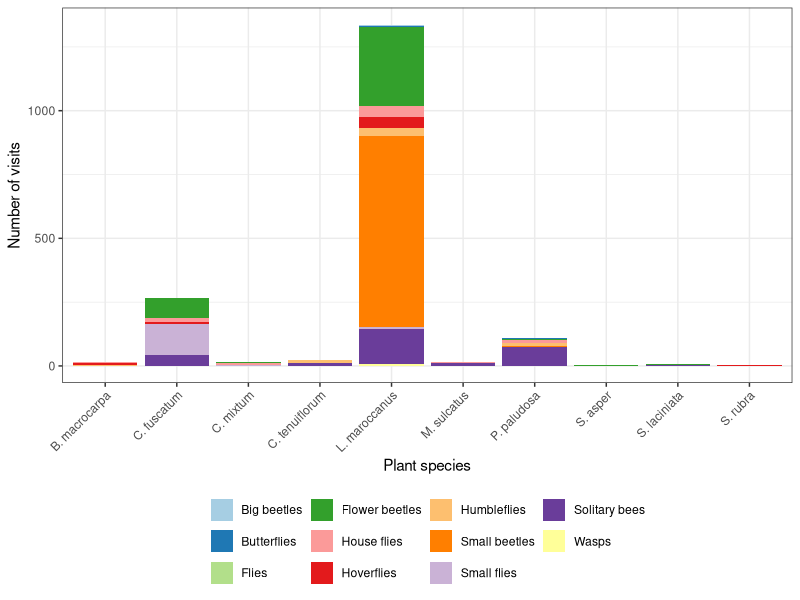
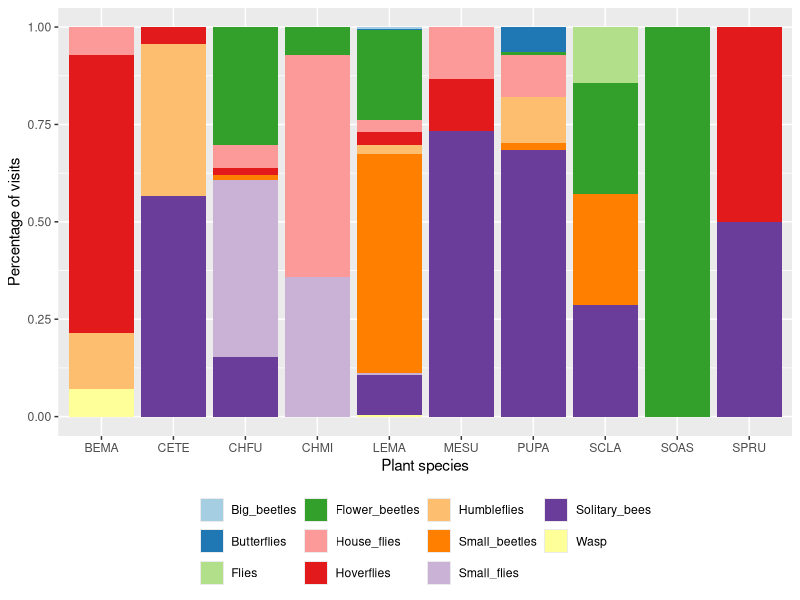
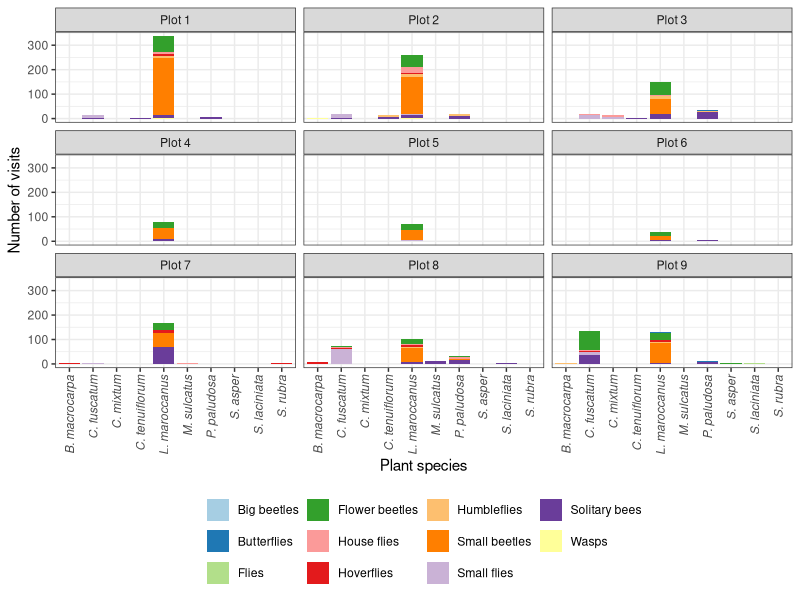
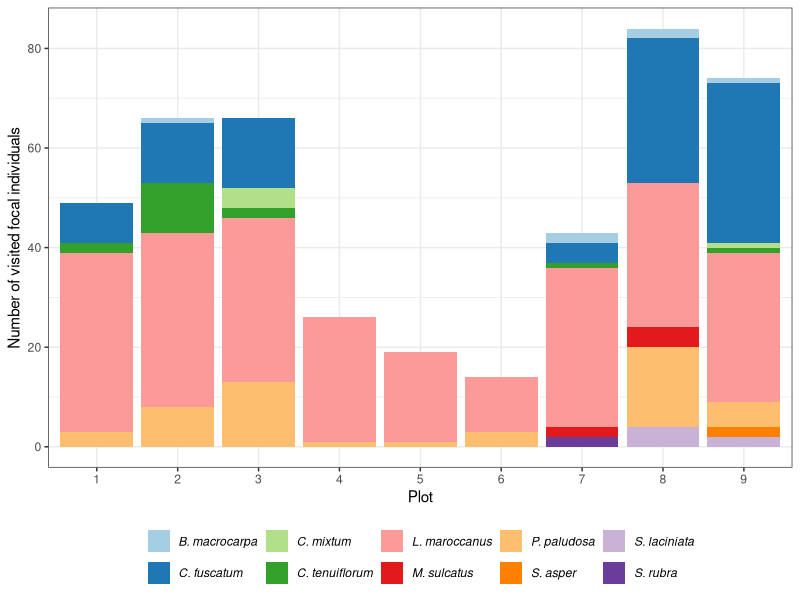

Recreate these plots in R, in order.

library(tidyverse)


plot_labs <-c(
  "Plot 1",
  "Plot 2",
  "Plot 3",
  "Plot 4",
  "Plot 5",
  "Plot 6",
  "Plot 7",
  "Plot 8",
  "Plot 9"
)
names(plot_labs) <- c(
  '1',
  '2',
  '3',
  '4',
  '5',
  "6",
  '7',
  '8',
  "9"
)


# read data ---------------------------------------------------------------

fitness_final_aux <- read.csv(file = "Processed_data/2020_NN_NEW_data_models_phenol_overlap.csv",
                         header = TRUE,
                         stringsAsFactors = FALSE)


fitness_final_aux %>% filter(ID!="None") %>% count()
fitness_final_aux %>% filter(ID=="None") %>% count()
fitness_final_aux %>% filter(ID!="None") %>% count(wt=visits_GF)
fitness_final_aux %>% filter(Real_PR_Multi>0) %>% count()

# Add G_F

G_F_list <- read_csv2("Raw_Data/final_Pollinators_2020.csv") %>%
  filter(ID != "Tabanidae") %>%
  dplyr::select(G_F,ID_Simple) %>% unique() %>% rename(ID=ID_Simple)

# Remove points from ID names
G_F_list$ID <- sub("\\.", "", G_F_list$ID)

G_F_list <- bind_rows(G_F_list,tibble(G_F="None",ID="None"))

G_F_list <- unique(G_F_list)

G_F_list$G_F %>% unique() %>% sort()

# Sanity check
G_F_list %>% group_by(ID) %>% count() %>% filter(n>1)

fitness_orig <- fitness_final_aux %>% dplyr::left_join(G_F_list,by = "ID")

fitness_orig %>% group_by(G_F) %>% count(wt=visits_GF) %>% arrange(desc(n))
fitness_orig %>% group_by(Plant) %>% count(wt=visits_GF) %>% arrange(desc(n))
fitness_orig %>% group_by(Plot) %>% count(wt=visits_GF) %>% arrange(desc(n))

fitness_orig %>% filter(visits_GF>0) %>% ungroup() %>% select(Plot,Plant) %>% unique() %>% as_tibble() %>% 
  group_by(Plot) %>% count() %>% arrange(Plot)

#write_csv(fitness_final,"data_models_phenol_overlap_Random_GF.csv")

# Turn ID, GF and Plot into factors
fitness_orig$Plot <- as.factor(fitness_orig$Plot)
fitness_orig$ID <- as.factor(fitness_orig$ID)
fitness_orig$G_F <- as.factor(fitness_orig$G_F)


# remove fitness = 0
fitness.data <- subset(fitness_orig,Seeds_GF >= 0)
#fitness.data <- subset(fitness.data,ID!="None")

fitness.data %>% count(wt=visits_GF)

# class of every column
# fitness.data %>% map_chr(class)

fitness_LEMA <- subset(fitness.data,Plant == "LEMA")
fitness_PUPA <- subset(fitness.data,Plant == "PUPA")
fitness_CHFU <- subset(fitness.data,Plant == "CHFU")

#################################
# POLLINATORS
##################################
fitness_orig_pol <- fitness_orig %>% filter(ID!="None") %>% group_by(G_F) %>% count(wt=visits_GF) 
fitness_orig_pol %>% mutate(perc=100*n/sum(fitness_orig_pol$n)) %>% 
  arrange(desc(perc))

fitness_orig_plant <- fitness_orig %>% filter(ID!="None") %>% group_by(Plant) %>% count(wt=visits_GF) 
fitness_orig_plant %>% mutate(perc=100*n/sum(fitness_orig_plant$n))%>% 
  arrange(desc(perc))

fitness_orig_plot <- fitness_orig %>% filter(ID!="None") %>% group_by(Plot) %>% count(wt=visits_GF) 
fitness_orig_plot %>% mutate(perc=100*n/sum(fitness_orig_plot$n)) %>% 
  arrange(desc(perc))

fitness_LEMA_pol <- fitness_LEMA %>% filter(ID!="None") %>% group_by(G_F) %>% count() 
fitness_LEMA_pol %>% mutate(perc=100*n/sum(fitness_LEMA_pol$n))%>% 
  arrange(desc(perc))

fitness_CHFU_pol <- fitness_CHFU %>% filter(ID!="None") %>% group_by(G_F) %>% count() 
fitness_CHFU_pol %>% mutate(perc=100*n/sum(fitness_CHFU_pol$n))%>% 
  arrange(desc(perc))

fitness_PUPA_pol <- fitness_PUPA%>% filter(ID!="None")  %>% group_by(G_F) %>% count() 
fitness_PUPA_pol %>% mutate(perc=100*n/sum(fitness_PUPA_pol$n))%>% 
  arrange(desc(perc))

library(viridis)
library(RColorBrewer)

# Change G_F labelling

fitness_orig_label <- fitness_orig
fitness_orig_label$G_F <- as.character(fitness_orig_label$G_F)

unique(fitness_orig_label$G_F)

fitness_orig_label$G_F[fitness_orig_label$G_F=="Flower_beetles"] <- "Flower beetles"
fitness_orig_label$G_F[fitness_orig_label$G_F=="House_flies"] <- "House flies"
fitness_orig_label$G_F[fitness_orig_label$G_F=="Small_beetles"] <- "Small beetles"
fitness_orig_label$G_F[fitness_orig_label$G_F=="Big_beetles"] <- "Big beetles"
fitness_orig_label$G_F[fitness_orig_label$G_F=="Small_flies"] <- "Small flies"
fitness_orig_label$G_F[fitness_orig_label$G_F=="Solitary_bees"] <- "Solitary bees"
fitness_orig_label$G_F[fitness_orig_label$G_F=="Wasp"] <- "Wasps"

fitness_orig_label$G_F <- as.factor(fitness_orig_label$G_F)

#A solution is to use the function colorRampPalette() which can extend any list of colors:
  
# Define the number of colors you want
nb.cols <- 11
mycolors <- colorRampPalette(brewer.pal(11, "Paired"))(nb.cols)

library("scales")


fitness_orig_label_expl <- fitness_orig_label
fitness_orig_label_expl$Plant[fitness_orig_label_expl$Plant == "BEMA"] <- "B. macrocarpa"
fitness_orig_label_expl$Plant[fitness_orig_label_expl$Plant == "CETE"] <- "C. tenuiflorum"
fitness_orig_label_expl$Plant[fitness_orig_label_expl$Plant == "CHFU"] <- "C. fuscatum"
fitness_orig_label_expl$Plant[fitness_orig_label_expl$Plant == "CHMI"] <- "C. mixtum"
fitness_orig_label_expl$Plant[fitness_orig_label_expl$Plant == "LEMA"] <- "L. maroccanus"
fitness_orig_label_expl$Plant[fitness_orig_label_expl$Plant == "MESU"] <- "M. sulcatus"
fitness_orig_label_expl$Plant[fitness_orig_label_expl$Plant == "PUPA"] <- "P. paludosa"
fitness_orig_label_expl$Plant[fitness_orig_label_expl$Plant == "SCLA"] <- "S. laciniata"
fitness_orig_label_expl$Plant[fitness_orig_label_expl$Plant == "SOAS"] <- "S. asper"
fitness_orig_label_expl$Plant[fitness_orig_label_expl$Plant == "SPRU"] <- "S. rubra"

ggplot(fitness_orig_label_expl %>% filter(G_F!="None"), aes(fill=G_F, y=visits_GF, x=Plant)) + 
  geom_bar(position="stack", stat="identity")+ theme_bw()+
  #scale_fill_brewer(palette = 'Paired')+ 
  scale_fill_manual(values = mycolors) +
  #scale_y_continuous(trans = scales::pseudo_log_trans(base = 10,sigma = 100))+
  labs(x ="Plant species", y = "Number of visits",fill=NULL)+
  theme(legend.position="bottom",axis.text.x = element_text(angle = 45, hjust = 1))

png("New_Figures/figA71.png", width=1476*2, height = 1476*2*800/600, res=300*2)
ggplot(fitness_orig_label_expl %>% filter(G_F!="None"), aes(fill=G_F, y=visits_GF, x=Plant)) + 
  geom_bar(position="stack", stat="identity")+ theme_bw()+
  #scale_fill_brewer(palette = 'Paired')+ 
  scale_fill_manual(values = mycolors) +
  labs(x ="Plant species", y = "Number of visits",fill=NULL)+
  facet_wrap(vars(Plot),nrow = 3,ncol = 3,labeller=labeller(Plot= plot_labs))+
  theme(legend.position="bottom")+
  theme(axis.text.x = element_text(angle = 90, hjust = 1, vjust = 0.5))+
  theme(axis.text.x = element_text(face = "italic"))
dev.off() 

# Stacked + percent

ggplot(fitness_orig %>% filter(G_F!="None"), aes(fill=G_F, y=visits_GF, x=Plant)) + 
  geom_bar(position="fill", stat="identity")+
  #scale_fill_brewer(palette = 'Paired')+ 
  scale_fill_manual(values = mycolors) +
  labs(x ="Plant species", y = "Percentage of visits",fill=NULL)+
  theme(legend.position="bottom")
 


###########################
# NUMBER OF PLANTS PER PLOT

plants_PLOT <- fitness_orig  %>% filter(visits_GF>0) %>% select(Plot,Subplot,Plant) %>% unique() %>%
  group_by(Plot,Plant) %>% count()

plants_PLOT_expl <- plants_PLOT
plants_PLOT_expl$Plant[plants_PLOT_expl$Plant == "BEMA"] <- "B. macrocarpa"
plants_PLOT_expl$Plant[plants_PLOT_expl$Plant == "CETE"] <- "C. tenuiflorum"
plants_PLOT_expl$Plant[plants_PLOT_expl$Plant == "CHFU"] <- "C. fuscatum"
plants_PLOT_expl$Plant[plants_PLOT_expl$Plant == "CHMI"] <- "C. mixtum"
plants_PLOT_expl$Plant[plants_PLOT_expl$Plant == "LEMA"] <- "L. maroccanus"
plants_PLOT_expl$Plant[plants_PLOT_expl$Plant == "MESU"] <- "M. sulcatus"
plants_PLOT_expl$Plant[plants_PLOT_expl$Plant == "PUPA"] <- "P. paludosa"
plants_PLOT_expl$Plant[plants_PLOT_expl$Plant == "SCLA"] <- "S. laciniata"
plants_PLOT_expl$Plant[plants_PLOT_expl$Plant == "SOAS"] <- "S. asper"
plants_PLOT_expl$Plant[plants_PLOT_expl$Plant == "SPRU"] <- "S. rubra"

png("New_Figures/figA72.png", width=1476*2, height = 1476*2*600/800, res=300*2)
ggplot(plants_PLOT_expl, aes(fill=Plant, y=n, x=Plot)) + 
  geom_bar(position="stack", stat="identity")+ theme_bw()+
  scale_fill_brewer(palette = 'Paired')+ 
  labs(x ="Plot", y = "Number of visited focal individuals",fill=NULL)+ theme(legend.position="bottom")+
  theme(legend.text = element_text(face = "italic"))
dev.off()
